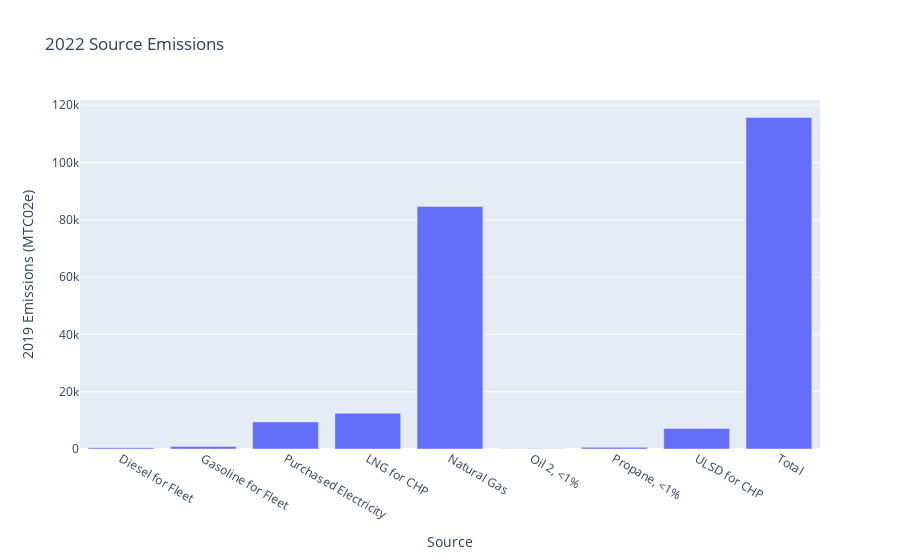

Notebook code for this chart:
### Code cell
UMA22_graph = go.Figure()
UMA22_graph.add_trace(go.Bar(x=x2, y=y2))
UMA22_graph.update_layout(title='2022 Source Emissions', xaxis_title='Source', yaxis_title='2019 Emissions (MTC02e)')

### Figure 1 — Plotly figure (JSON) as saved in the notebook; plotly's stock layout.template omitted (floating-point values rounded to 4 significant figures)
{"data": [{"type": "bar", "x": ["Diesel for Fleet", "Gasoline for Fleet", "Purchased Electricity", "LNG for CHP", "Natural Gas", "Oil 2, <1%", "Propane, <1%", "ULSD for CHP", "Total", null], "y": [433.6, 906.2, 9460.0, 12490.0, 84640.0, 66.15, 570.4, 7173.0, 115700.0, null]}], "layout": {"title": {"text": "2022 Source Emissions"}, "xaxis": {"title": {"text": "Source"}}, "yaxis": {"title": {"text": "2019 Emissions (MTC02e)"}}}}
